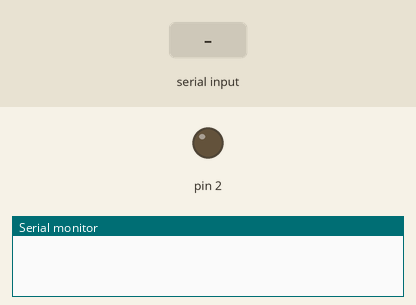
A sketch run on a simulated Arduino Uno, built with avr-gcc and run on an emulated ATmega328P. Parts: output pins drawn as LEDs (lit = HIGH), the last lines printed to the serial monitor. The inputs (shaded band) are chosen by the test bench.

Above: at 1.2 s.
1.3 s: "toggle2LightBulb" received over the second serial link
At 2.7 s:
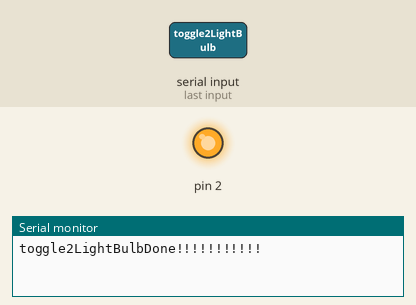
3.8 s: "1" received over the second serial link
Timing chart, 0 to 6.8 s (numbered marks = the images above; inputs shaded):
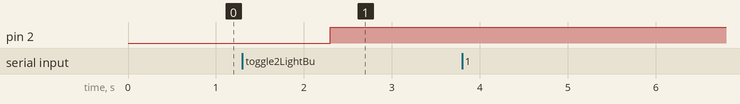

The sketch:

Smart_Home_Arduino_code.ino
```cpp
//ard gnd ----> ard REST Disconnect it
//esp tx ----> ard rx(10)
//esp rx ----> ard tx (11)
//esp vcc ----> ard 5v
//esp ch_pd ----> ard 5v
//esp gnd ----> ard gnd
//esp gpio0 ----> none
//esp gpio2 ----> none


#include <SoftwareSerial.h>
#define RX 10
#define TX 11

SoftwareSerial esp8266(RX,TX);


void setup() {
  Serial.begin(9600);
  esp8266.begin(9600);
  pinMode(2,OUTPUT);

}
void loop() {

  if(checkCommand()){
        Serial.println("Done!!!!!!!!!!!");


    }

}

bool checkCommand(){

  String command = esp8266.readString();
  Serial.print(command);
  if(command.equalsIgnoreCase("toggle2LightBulb")){
    digitalWrite(2,!digitalRead(2));
    return true;
    }

    else{
      return false;
      }

  }
```

Measured:
- after the input at 1.3 s, pin 2: LOW → HIGH after 1.0 s
